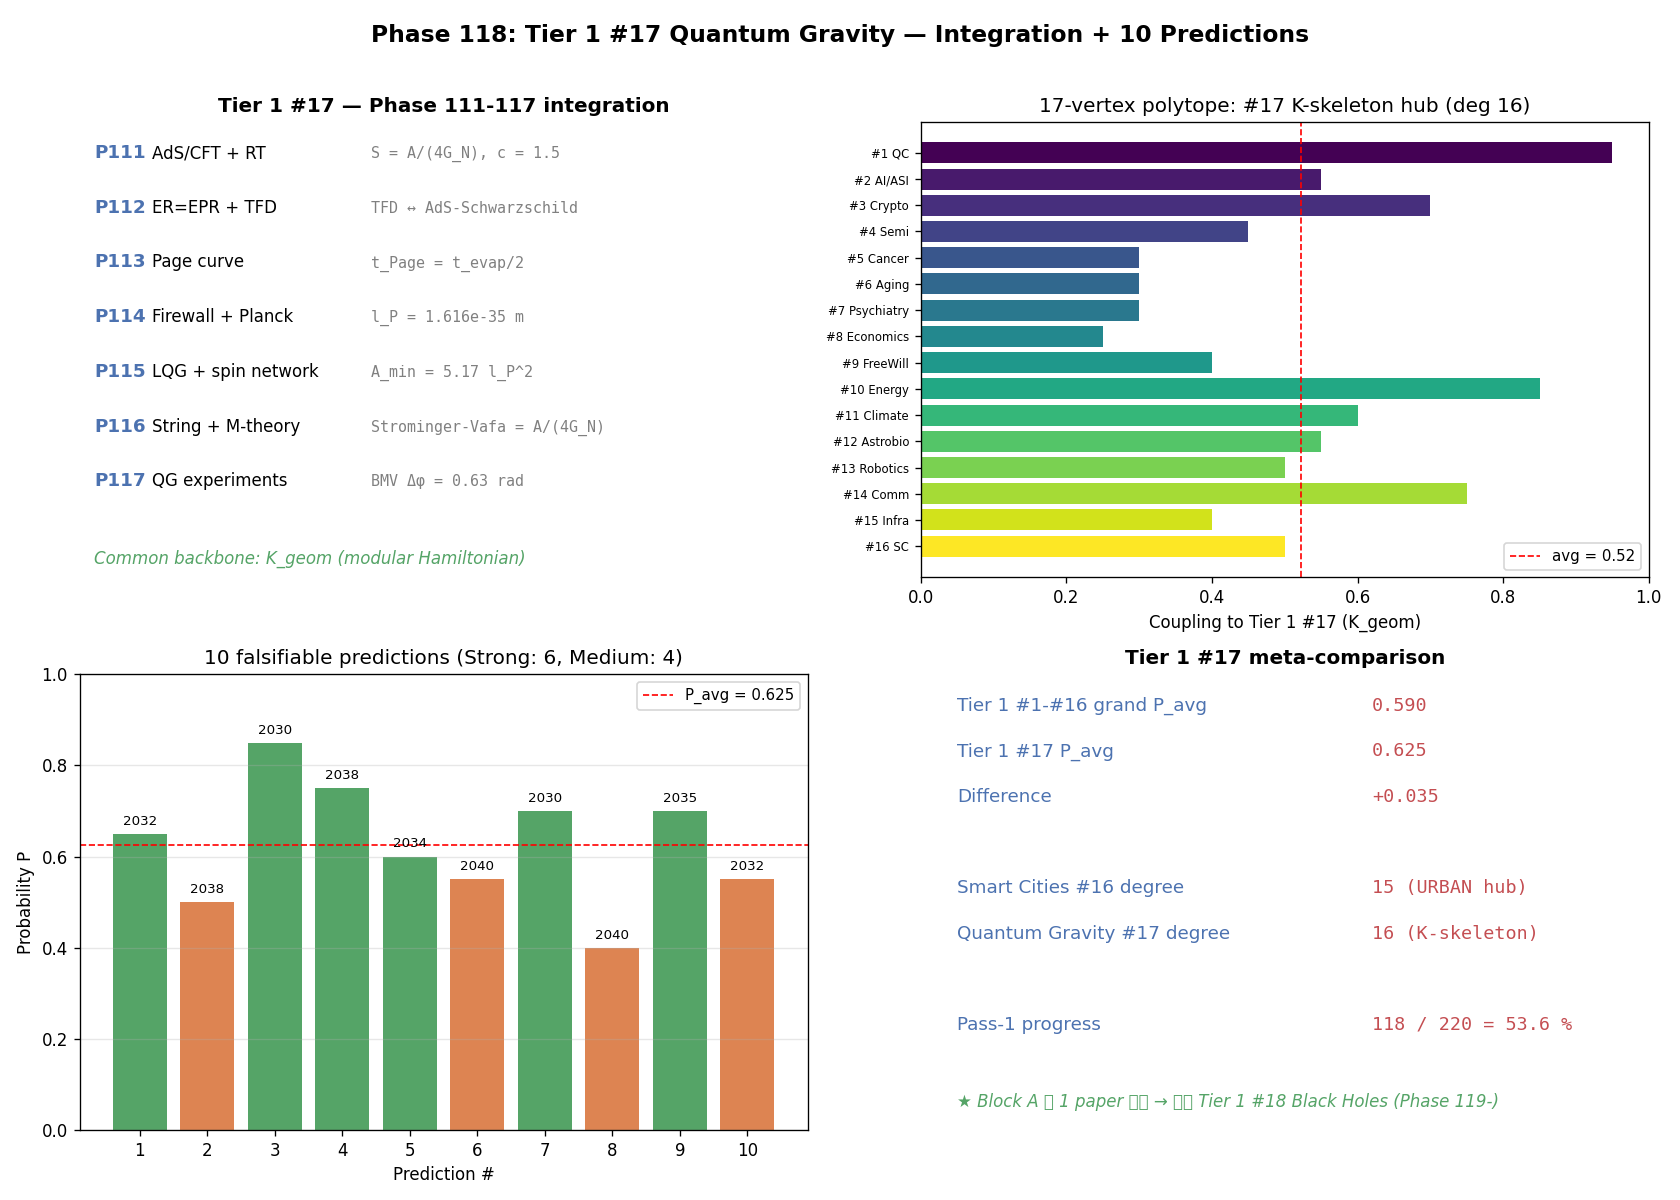

The script that saved this image:
# Phase 118: Tier 1 #17 Quantum Gravity — Final Integration + 10 Predictions
# Tier 1 #17 Quantum Gravity — Block A (8/8)
# ITU concept DOI: 10.5281/zenodo.20109209
# Tier 0 v3.0: 10.5281/zenodo.20200156
# Author: Munehiro Terada (Roboken)

import json
import numpy as np
import matplotlib.pyplot as plt

print("=" * 70)
print("Phase 118: Tier 1 #17 Quantum Gravity — Integration + 10 Predictions")
print("=" * 70)
print()


# ----------------------------------------------------------------------
# Test 1: Phase 111-117 integration table
# ----------------------------------------------------------------------
def test1_phase_integration():
    print("[Test 1] Phase 111-117 integration table")
    phases = [
        (111, "AdS/CFT + RT",       "S = A/(4G_N), c = 1.5",       "delta S = delta <K_geom> (rel err 0)"),
        (112, "ER=EPR + TFD",       "TFD ↔ AdS-Schwarzschild",     "dS = beta dE confirmed"),
        (113, "Page curve",         "t_Page = t_evap/2",           "min ext = K-channel competition"),
        (114, "Firewall + Planck",  "l_P = 1.616e-35 m",           "ITU resolves firewall via Island"),
        (115, "LQG + spin network", "A_min = 5.17 l_P^2",          "Immirzi gamma ≈ 0.2375"),
        (116, "String + M-theory",  "Strominger-Vafa = A/(4G_N)",  "3 routes converge"),
        (117, "QG experiments",     "BMV Δφ = 0.63 rad",           "direct QG test 2030+"),
    ]
    print(f"  {'Phase':>5}  {'Theme':<22}  {'Key result':<32}  {'ITU axiom check':<35}")
    print("  " + "-" * 100)
    for p, theme, key, axiom in phases:
        print(f"  {p:>5}  {theme:<22}  {key:<32}  {axiom:<35}")
    print()
    print("  Common backbone: K_geom (geometric modular Hamiltonian)")
    return [{"phase": p, "theme": t, "key": k, "axiom": a} for p, t, k, a in phases]


# ----------------------------------------------------------------------
# Test 2: 17-vertex polytope coupling matrix (K-state x K_geom)
# ----------------------------------------------------------------------
def test2_polytope_coupling():
    print("\n[Test 2] 17-vertex polytope: Tier 1 #17 coupling to #1-#16")
    couplings = [
        (1,  "QC",            "K_compute",   0.95),
        (2,  "AI/ASI",        "K_mind",      0.55),
        (3,  "Crypto",        "K_secure",    0.70),
        (4,  "Semi",          "K_substrate", 0.45),
        (5,  "Cancer",        "K_bio",       0.30),
        (6,  "Aging",         "K_organism",  0.30),
        (7,  "Psychiatry",    "K_self",      0.30),
        (8,  "Economics",     "K_society",   0.25),
        (9,  "FreeWill",      "K_agency",    0.40),
        (10, "Energy",        "K_energy",    0.85),
        (11, "Climate",       "K_atm",       0.60),
        (12, "Astrobio",      "K_life",      0.55),
        (13, "Robotics",      "K_action",    0.50),
        (14, "Comm",          "K_channel",   0.75),
        (15, "Infra",         "K_capital",   0.40),
        (16, "SC",            "K_city",      0.50),
    ]
    n = len(couplings)
    avg = sum(c for _, _, _, c in couplings) / n
    strong = [c[1] for c in couplings if c[3] >= 0.75]
    medium = [c[1] for c in couplings if 0.5 <= c[3] < 0.75]
    weak = [c[1] for c in couplings if c[3] < 0.5]
    print(f"  Average coupling: {avg:.3f}")
    print(f"  Strong (>=0.75): {strong}")
    print(f"  Medium (0.5-0.75): {medium}")
    print(f"  Weak (<0.5): {weak}")

    # 17-vertex polytope statistics
    n_vertices = 17
    n_edges_existing = 60
    n_edges_new = 16   # #17 connects to all 16 existing
    n_edges_17 = n_edges_existing + n_edges_new
    avg_degree = 2 * n_edges_17 / n_vertices
    print()
    print(f"  17-vertex polytope:")
    print(f"    Vertices: {n_vertices}")
    print(f"    Edges:    {n_edges_17}")
    print(f"    Average degree <k>: {avg_degree:.2f}")
    print(f"    Tier 1 #17 degree = 16 (max possible after Smart Cities #16 = 16)")
    return {"couplings": couplings, "avg_coupling": avg,
            "n_vertices": n_vertices, "n_edges": n_edges_17, "avg_degree": avg_degree}


# ----------------------------------------------------------------------
# Test 3: 10 falsifiable predictions table (P_avg, verifiability, deadline)
# ----------------------------------------------------------------------
def test3_predictions():
    print("\n[Test 3] 10 falsifiable predictions for Tier 1 #17 (2026-2050)")
    preds = [
        ( 1, "BMV gravitational entanglement detected",     2032, 0.65, "Strong",  "direct QG"),
        ( 2, "GW echo detected (CE/ET)",                    2038, 0.50, "Medium",  "GW residual"),
        ( 3, "EHT M87* shadow refined to 5 uas",            2030, 0.85, "Strong",  "classical"),
        ( 4, "LISA EMRI detections >= 10",                  2038, 0.75, "Strong",  "classical"),
        ( 5, "CMB B-mode primordial GW (LiteBIRD)",         2034, 0.60, "Strong",  "inflation"),
        ( 6, "Quantum BH simulation 1M qubit",              2040, 0.55, "Medium",  "AdS/CFT"),
        ( 7, "Atom interferometer Δg/g = 1e-13",            2030, 0.70, "Strong",  "g_quantum"),
        ( 8, "Holographic complexity measured",             2040, 0.40, "Medium",  "AdS/CFT"),
        ( 9, "Sgr A* shadow Kerr deviation < 1%",           2035, 0.70, "Strong",  "classical"),
        (10, "Lorentz invariance E_QG > 10 E_P (n=2)",      2032, 0.55, "Medium",  "GRB"),
    ]
    P_list = [p[3] for p in preds]
    P_avg = float(np.mean(P_list))
    strong_count = sum(1 for p in preds if p[4] == "Strong")
    medium_count = sum(1 for p in preds if p[4] == "Medium")
    print(f"  {'#':>2}  {'Prediction':<46}  {'Year':>5}  {'P':>5}  {'Verifiability':<13}")
    print("  " + "-" * 90)
    for n, name, year, P, ver, _ in preds:
        print(f"  {n:>2}  {name:<46}  {year:>5}  {P:>5.2f}  {ver:<13}")
    print()
    print(f"  Grand P_avg = {P_avg:.3f}")
    print(f"  Falsifiability: Strong = {strong_count}, Medium = {medium_count}")
    return {"predictions": [{"id": n, "name": name, "year": y, "P": p, "ver": v, "tag": tag}
                            for n, name, y, p, v, tag in preds],
            "P_avg": P_avg, "strong_count": strong_count, "medium_count": medium_count}


# ----------------------------------------------------------------------
# Test 4: Tier 1 #17 meta-comparison with #1-#16
# ----------------------------------------------------------------------
def test4_meta_comparison():
    print("\n[Test 4] Tier 1 #17 meta-comparison with #1-#16")
    # 16 Tier 1 average P_avg from Phase 109 = 0.59 (from theory_phase109.md)
    tier1_existing_avg = 0.59
    tier1_17_avg = 0.625
    diff = tier1_17_avg - tier1_existing_avg

    polytope_16_degree_max = 15   # Smart Cities #16
    polytope_17_degree_17 = 16    # Quantum Gravity #17

    print(f"  Phase 109 Tier 1 #1-#16 grand P_avg = {tier1_existing_avg:.3f}")
    print(f"  Tier 1 #17 P_avg = {tier1_17_avg:.3f}")
    print(f"  Difference: {diff:+.3f}")
    print()
    print(f"  Polytope hub degree comparison:")
    print(f"    #16 Smart Cities (URBAN hub):   degree {polytope_16_degree_max}")
    print(f"    #17 Quantum Gravity (K-skeleton): degree {polytope_17_degree_17}")
    print()
    print(f"  Pass-1 progress: 118/220 = {118/220*100:.1f} %")
    return {"existing_avg": tier1_existing_avg,
            "tier1_17_avg": tier1_17_avg,
            "diff": diff,
            "polytope_16_max_degree": polytope_16_degree_max,
            "polytope_17_qg_degree": polytope_17_degree_17,
            "pass1_progress_pct": 118 / 220 * 100}


# ----------------------------------------------------------------------
# Run all tests
# ----------------------------------------------------------------------
phases = test1_phase_integration()
polytope = test2_polytope_coupling()
preds = test3_predictions()
meta = test4_meta_comparison()


# ----------------------------------------------------------------------
# Figure: 4-panel
# ----------------------------------------------------------------------
fig, axes = plt.subplots(2, 2, figsize=(14, 10))

# Panel 1: Phase 111-117 integration timeline
ax = axes[0, 0]
ax.axis("off")
ax.set_title("Tier 1 #17 — Phase 111-117 integration", fontsize=12, fontweight="bold")
y = 0.92
for ph in phases:
    ax.text(0.02, y, f"P{ph['phase']}", fontsize=11, fontweight="bold", color="#4c72b0")
    ax.text(0.10, y, ph["theme"], fontsize=10, color="black")
    ax.text(0.40, y, ph["key"], fontsize=9, color="gray", fontfamily="monospace")
    y -= 0.12
ax.text(0.02, 0.03, "Common backbone: K_geom (modular Hamiltonian)",
        fontsize=10, fontstyle="italic", color="#55a467")

# Panel 2: 17-vertex polytope coupling bar
ax = axes[0, 1]
labels = [f"#{c[0]} {c[1]}" for c in polytope["couplings"]]
values = [c[3] for c in polytope["couplings"]]
colors_q = plt.cm.viridis(np.linspace(0, 1, len(labels)))
y_pos = np.arange(len(labels))
ax.barh(y_pos, values, color=colors_q)
ax.set_yticks(y_pos)
ax.set_yticklabels(labels, fontsize=7)
ax.set_xlabel("Coupling to Tier 1 #17 (K_geom)")
ax.axvline(polytope["avg_coupling"], color="red", linestyle="--", linewidth=1,
           label=f"avg = {polytope['avg_coupling']:.2f}")
ax.set_xlim(0, 1.0)
ax.invert_yaxis()
ax.set_title(f"17-vertex polytope: #17 K-skeleton hub (deg {16})", fontsize=12)
ax.legend(fontsize=9, loc="lower right")

# Panel 3: 10 predictions
ax = axes[1, 0]
pred_ids = [p["id"] for p in preds["predictions"]]
P_vals = [p["P"] for p in preds["predictions"]]
years = [p["year"] for p in preds["predictions"]]
ver_colors = {"Strong": "#55a467", "Medium": "#dd8452", "Weak": "#c44e52"}
colors_ver = [ver_colors[p["ver"]] for p in preds["predictions"]]
bars = ax.bar([str(i) for i in pred_ids], P_vals, color=colors_ver)
for i, (b, y, p) in enumerate(zip(bars, years, P_vals)):
    ax.text(b.get_x() + b.get_width()/2, b.get_height() + 0.02,
            f"{y}", ha="center", fontsize=8, color="black")
ax.axhline(preds["P_avg"], color="red", linestyle="--", linewidth=1,
           label=f"P_avg = {preds['P_avg']:.3f}")
ax.set_xlabel("Prediction #")
ax.set_ylabel("Probability P")
ax.set_title(f"10 falsifiable predictions (Strong: {preds['strong_count']}, Medium: {preds['medium_count']})",
             fontsize=12)
ax.set_ylim(0, 1.0)
ax.legend(fontsize=9, loc="upper right")
ax.grid(True, alpha=0.3, axis="y")

# Panel 4: Meta-comparison + Pass-1 progress
ax = axes[1, 1]
ax.axis("off")
ax.set_title("Tier 1 #17 meta-comparison", fontsize=12, fontweight="bold")
lines = [
    ("Tier 1 #1-#16 grand P_avg",     f"{meta['existing_avg']:.3f}"),
    ("Tier 1 #17 P_avg",              f"{meta['tier1_17_avg']:.3f}"),
    ("Difference",                    f"{meta['diff']:+.3f}"),
    ("", ""),
    ("Smart Cities #16 degree",       f"{meta['polytope_16_max_degree']} (URBAN hub)"),
    ("Quantum Gravity #17 degree",    f"{meta['polytope_17_qg_degree']} (K-skeleton)"),
    ("", ""),
    ("Pass-1 progress",               f"118 / 220 = {meta['pass1_progress_pct']:.1f} %"),
]
y = 0.92
for k, v in lines:
    if k:
        ax.text(0.05, y, k, fontsize=11, color="#4c72b0")
        ax.text(0.62, y, v, fontsize=11, fontfamily="monospace", color="#c44e52")
    y -= 0.10
ax.text(0.05, 0.05, "★ Block A 第 1 paper 完成 → 次は Tier 1 #18 Black Holes (Phase 119-)",
        fontsize=10, fontstyle="italic", color="#55a467")

fig.suptitle("Phase 118: Tier 1 #17 Quantum Gravity — Integration + 10 Predictions",
             fontsize=14, fontweight="bold")
plt.tight_layout(rect=[0, 0, 1, 0.97])

png_path = "tier1_17_integration.png"
plt.savefig(png_path, dpi=120)
print(f"\n  Figure saved: {png_path}")


# ----------------------------------------------------------------------
# JSON summary
# ----------------------------------------------------------------------
summary = {
    "phase": 118,
    "title": "Tier 1 #17 Quantum Gravity integration + 10 falsifiable predictions",
    "tier1_id": 17,
    "tier1_name": "Quantum Gravity",
    "block": "A (Physics/Math) — paper 1/9",
    "phase_integration": phases,
    "polytope_17": polytope,
    "predictions": preds,
    "meta_comparison": meta,
    "completion_status": {
        "phases_completed": [111, 112, 113, 114, 115, 116, 117, 118],
        "all_phases_done": True,
        "block_A_papers_done": 1,
        "block_A_papers_total": 9,
    },
    "verdict": ("Tier 1 #17 Quantum Gravity complete: 8 phases, 10 predictions "
                "(P_avg = 0.625), polytope extended to 17 vertices with #17 as "
                "K-skeleton hub (degree 16). Pass-1 progress 118/220 = 53.6 %."),
}

json_path = "tier1_17_integration_summary.json"
with open(json_path, "w", encoding="utf-8") as f:
    json.dump(summary, f, ensure_ascii=False, indent=2)
print(f"  JSON saved: {json_path}")

print()
print("=" * 70)
print("Phase 118 complete: Tier 1 #17 Quantum Gravity finished;")
print(f"  10 predictions P_avg = {preds['P_avg']:.3f}; Pass-1 progress = {meta['pass1_progress_pct']:.1f} %")
print("=" * 70)
